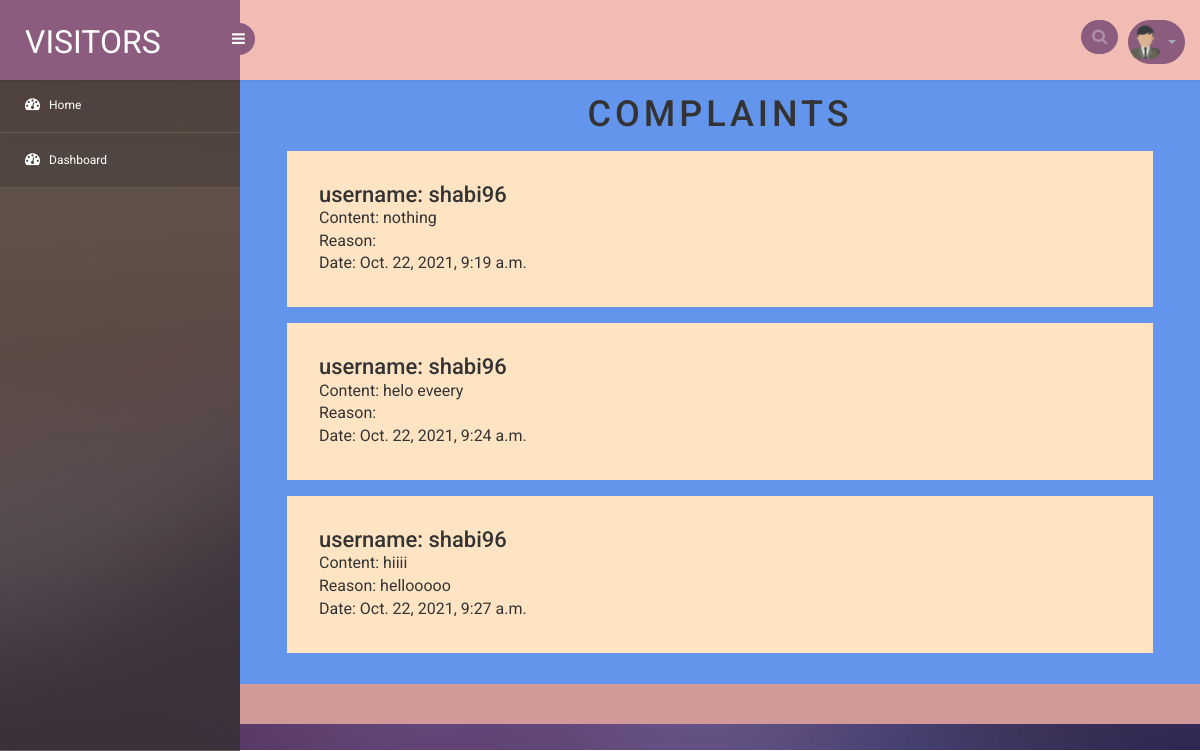
The app's page /view_complaints with its own data.
### blog/models.py (models this page shows, shortened)
class Complaints(models.Model):
    user=models.ForeignKey(User,on_delete=models.CASCADE,null=True,blank=True)
    date=models.DateTimeField(default=timezone.now)
    content=models.TextField()
    reason=models.TextField()

### blog/views.py (the view)
# urls.py: path('view_complaints',views.view_complaints,name='view_complaints'),
def view_complaints(request):
    complaints=Complaints.objects.all().order_by('date')
    return render(request,'view_complaints.html',{'complaints':complaints})

### blog/templates/view_complaints.html
{% extends 'dashboard.html' %}
{% block content %}
<h1>Complaints</h1>
{% for i in complaints %}
<div class="card-group" style="margin-bottom: 1em;" >
    <div class="card" style="background-color: bisque;margin-left: 2em;margin-right: 2em;margin-top: 1em;">
      <div class="card-body" style="padding: 2em;">
        <h5 class="card-title">username: {{i.user}}</h5>
        <p class="card-text">Content: {{i.content}}</p>
        <p class="card-text">Reason: {{i.reason}}</p>
        <p class="card-text">Date: {{i.date}}</p>
      </div>
    </div>
</div>
{% endfor %}
{% endblock %}

### blog/static/css2/style.css (style rules this page uses)
html,body,div,span,applet,object,iframe,h1,h2,h3,h4,h5,h6,p,blockquote,pre,a,abbr,acronym,address,big,cite,code,del,dfn,em,img,ins,kbd,q,s,samp,small,strike,strong,sub,sup,tt,var,b,u,i,dl,dt,dd,ol,nav ul,nav li,fieldset,form,label,legend,table,caption,tbody,tfoot,thead,tr,th,td,article,aside,canvas,details,embed,figure,figcaption,footer,header,hgroup,menu,nav,output,ruby,section,summary,time,mark,audio,video { margin:0;padding:0;border:0;font-size:100%;font:inherit;vertical-align:baseline; }
body { font-family: 'Roboto Condensed', sans-serif; background: url(../images/bg40.jpg)no-repeat 0px 0px; background-size: cover; background-position:center; background-attachment:fixed; }
h1,h2 { font-family: 'Montserrat', sans-serif; }
h1 { color: #fff; font-size: 40px; margin: 110px 0px 70px; letter-spacing: 4px; word-spacing: 13px; text-transform: uppercase; text-align: center; }
@media (max-width:1440px) { h1 { font-size: 39px; margin: 60px 0px 45px; } }
@media (max-width:1366px) { h1 { font-size: 34px; margin: 55px 0px 40px; } }
@media (max-width:1280px) { h1 { margin: 60px 0px 44px; } }

### blog/static/css1/style.css (style rules this page uses)
h4, h5, h6, h1, h2, h3 { margin: 0; }
p { margin: 0; }
html, body { font-family: 'Roboto', sans-serif; font-size: 100%; overflow-x: hidden; background: url(../images/bg.jpg) no-repeat 0px 0px; background-size:cover; }
h1,h2,h3,h4,h5,h6 { margin:0; }
p { margin:0; }

### records on screen
Complaints: user "shabi96", content "nothing", date "Oct. 22, 2021, 9:19 a.m."
Complaints: user "shabi96", content "helo eveery", date "Oct. 22, 2021, 9:24 a.m."
Complaints: user "shabi96", content "hiiii", reason "hellooooo", date "Oct. 22, 2021, 9:27 a.m."
